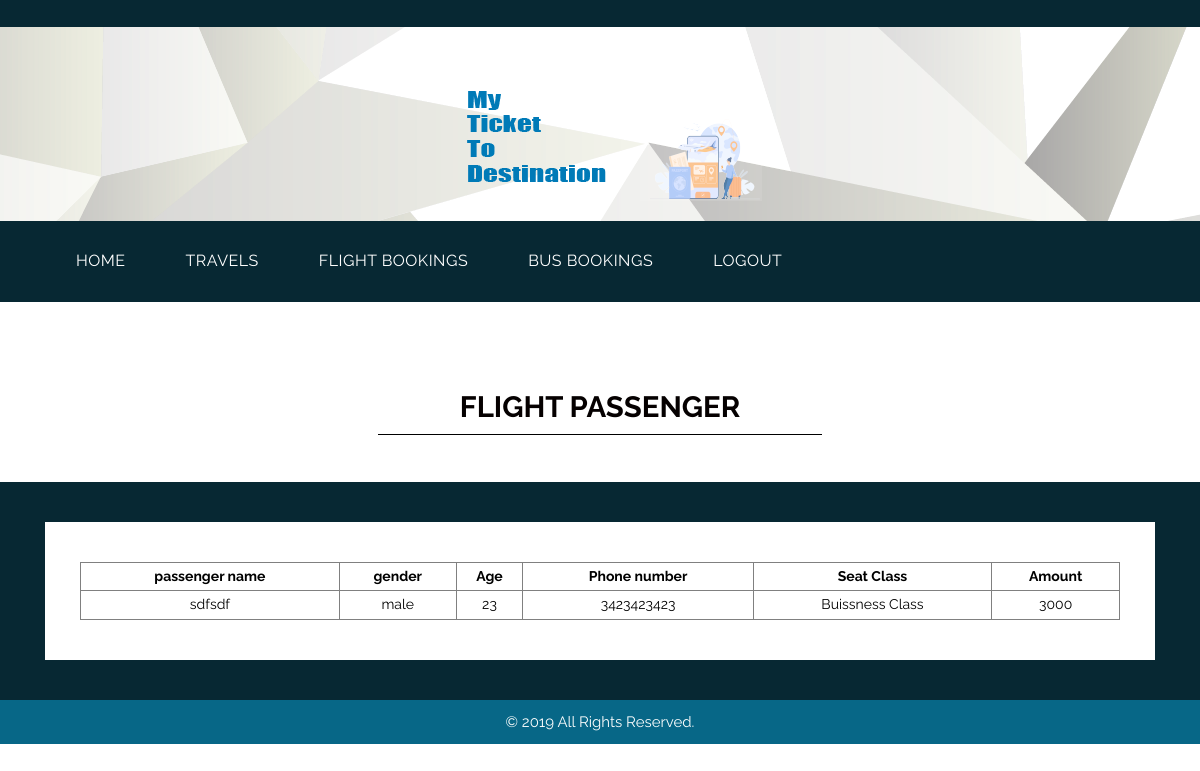
The app's page /vfpass.php?bkid=1 with its own data.
### tables this page shows
CREATE TABLE `tbl_flpassenger` (
  `fpid` int(11) NOT NULL AUTO_INCREMENT,
  `bkid` int(11) NOT NULL,
  `pname` varchar(20) NOT NULL,
  `gender` varchar(20) NOT NULL,
  `age` int(11) NOT NULL,
  `phno` varchar(20) NOT NULL,
  `nation` varchar(20) NOT NULL,
  `class` varchar(20) NOT NULL,
  `amt` int(11) DEFAULT NULL,
  PRIMARY KEY (`fpid`)
);

### DatabaseCon.php (called while the page is built, shortened)
<?php
class DatabaseCon {
private $dbhost = 'localhost:3306';
private $dbuser = 'root';
private $dbpass = '';
private $conn;
   function __construct()
   		 {
      		$this->conn = mysql_connect($this->dbhost, $this->dbuser, $this->dbpass);
        }
   function selectData($str)
   {
   $retval=mysql_query($str,$this->conn);
   return $retval;
   }
}
?>

### vfpass.php (the view, shortened to what this page needs)
<!DOCTYPE html>
<html lang="en">
<head>
<link rel="stylesheet" type="text/css" href="css/bootstrap.min.css">
<link rel="stylesheet" type="text/css" href="css/style.css">
<link rel="stylesheet" href="css/responsive.css">
<link rel="stylesheet" href="css/jquery.mCustomScrollbar.min.css">
<link rel="stylesheet" href="https://netdna.bootstrapcdn.com/font-awesome/4.0.3/css/font-awesome.css">
<link rel="stylesheet" href="css/owl.carousel.min.css">
<link rel="stylesheet" href="css/owl.theme.default.min.css">
<link rel="stylesheet" href="https://cdnjs.cloudflare.com/ajax/libs/fancybox/2.1.5/jquery.fancybox.min.css" media="screen">
</head>
<body>
	<div class="header_main">
		<div class="container">
			<div class="logo"><a href="#"><img src="images/logo1.png"></a></div>
		</div>
	</div>
	<div class="header">
		<div class="container">
            <div class="col-sm-12">
                 <div class="menu-area">
                    <nav class="navbar navbar-expand-lg ">
                        <div class="collapse navbar-collapse" id="navbarSupportedContent">
                            <ul class="navbar-nav mr-auto">
                        <li class="nav-item active">
                                <a class="nav-link" href="custhome.php">HOME<span class="sr-only">(current)</span></a> </li>
								<li class="nav-item">
                                <a class="nav-link" href="uviewcom.php">TRAVELS</a></li>
<li class="nav-item">
                                <a class="nav-link" href="vfbook.php">FLIGHT BOOKINGS</a></li>
<li class="nav-item">
                                <a class="nav-link" href="vbbook.php">BUS BOOKINGS</a></li>
                                <li class="#" href="#">
      	                        <a class="nav-link" href="index.html">LOGOUT</a></li>
</ul>
                        </div>
                    </nav>
                </div>
            </div>
        </div>
    </div>
    <div class="contact_main">
    <div class="touch_section">
        <div class="container">
            <h1 class="touch_text">FLIGHT PASSENGER</h1>
        </div>
    </div>
    <div class="lets_touch_main">
        <div class="container">
            <div class="row">
                          <div class="col-md-12">
                    <div class="row">
                        <div class="col-md-12">
                        <div class="input_main">
                       <div class="container">
						<table border="1" style="width:100%;text-align:center;color:black">
<tr>
<th>passenger name</th>
<th>gender</th>
<th>Age</th>
<th>Phone number</th>
<th>Seat Class</th>
<th>Amount</th>
</tr>
<?php include('DatabaseCon.php');
	$db=new DatabaseCon();
	$bkid=$_GET['bkid'];
	$s="select * from tbl_flpassenger where bkid=".$bkid;
	$rs=$db->selectData($s);
	while($row=mysql_fetch_array($rs)){
		?>
		<tr>
		<td><?php echo $row['pname']; ?> </td>
		<td><?php echo $row['gender']; ?> </td>
		<td><?php echo $row['age']; ?> </td>
		<td><?php echo $row['phno']; ?> </td>
	<td><?php echo $row['class']; ?> </td>
	<td><?php echo $row['amt']; ?> </td>
			</tr>
	<?php } ?>
</table></div>
                    </div>
                        </div>
                    </div>
                </div>
            </div>
        </div>
    </div>
  <div class="copyright">
        <div class="container">
            <div class="row">
                <div class="col-sm-12">
                   <p class="copyright_text">© 2019 All Rights Reserved.</p>
                </div>
            </div>
        </div>
    </div>
</body>
</html>

### css/style.css (style rules this page uses)
* { box-sizing: border-box !important; transition: ease all 0.5s; }
html { scroll-behavior: smooth; }
body { color: #666666; font-size: 14px; font-family: 'Raleway', sans-serif;; line-height: 1.80857; font-weight: normal; overflow-x: hidden; }
a { color: #1f1f1f; text-decoration: none !important; outline: none !important; -webkit-transition: all .3s ease-in-out; -moz-transition: all .3s ease-in-out; -ms-transition: all .3s ease-in-out; -o-transition: all .3s ease-in-out; transition: all .3s ease-in-out; }
h1, h2, h3, h4, h5, h6 { letter-spacing: 0; font-weight: normal; position: relative; padding: 0 0 10px 0; font-weight: normal; line-height: normal; color: #111111; margin: 0 }
h1 { font-size: 24px }
*, *::after, *::before { -webkit-box-sizing: border-box; -moz-box-sizing: border-box; box-sizing: border-box; }
ul, li, ol { margin: 0px; padding: 0px; list-style: none; }
p { margin: 20px; font-weight: 400; font-size: 15px; line-height: 24px; }
a { color: #ffffff; text-decoration: none; outline: none !important; }
.header_main { width: 100%; float: left; background-image: url(../images/header.png); height: auto; padding-top: 20px; padding-bottom: 40px; }
.logo { width: 100%; float: left; text-align: center; margin-top: 55px; }
.header { width: 100%; width: 100%; float: left; background-color: #072833; padding-bottom: 10px; padding-top: 10px; }
.header_main { width: 100%; float: left; background-image: url(../images/header.png); height: auto; padding-bottom: 20px; }
.navbar-expand-lg .navbar-nav .nav-link { padding-right: 60px; padding-left: 0; color: #fff; font-size: 16px; letter-spacing: 0.5px; }
.navbar-nav.mr-auto { width: 100%; margin: 0; display: block; }
.navbar-nav.mr-auto li { float: left; }
.touch_section { width: 100%; padding-top: 57px; margin-bottom: 47px; display: inline-block !important; }
.touch_text { width: 27%; margin: 0 auto; text-align: center; border-bottom: 1px solid #000; color: #050000; font-size: 22pt; font-weight: bold; }
.lets_touch_main { width: 100%; float: left; background-color: #072833; padding-top: 40px; padding-bottom: 40PX; }
.input_main { width: 100%; float: left; background-color: #ffffff; padding: 40px 20px; }
.contact_main { width: 100%; float: left; background-color: #ffffff; padding-top: 40px; }
.copyright { width: 100%; float: left; background-color: #076787; padding-top: 10px; padding-bottom: 10px; }
.copyright_text { width: 100%; float: left; color: #fbfdfd; text-align: center; margin: 0px; }
.contact_main { width: 100%; float: left; padding-top: 30px; }

### css/responsive.css (style rules this page uses)
.touch_text { width: 40%; }

### records on screen
tbl_flpassenger: pname "sdfsdf", gender "male", age "23", phno "3423423423", class "Buissness Class", amt "3000"
